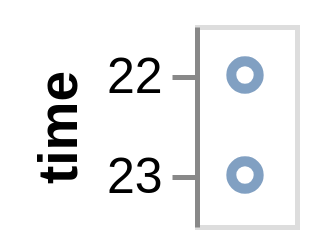

Write the Vega-Lite specification saved for this chart.
### Vega specification from a JSON file in a GitHub repository (floating-point values rounded to 4 significant figures)
{"$schema": "https://vega.github.io/schema/vega/v5.json", "description": "Google's stock price over time.", "background": "white", "padding": 5, "width": 20, "style": "cell", "data": [{"name": "source_0", "values": [{"date": "10 Oct 2011 22:48:00"}, {"date": "11 Oct 2022 23:00:00"}]}, {"name": "data_0", "source": "source_0", "transform": [{"type": "formula", "expr": "toDate(datum[\"date\"])", "as": "date"}, {"field": "date", "type": "timeunit", "units": ["hours"], "as": ["hours_date", "hours_date_end"]}]}], "signals": [{"name": "y_step", "value": 20}, {"name": "height", "update": "bandspace(domain('y').length, 1, 0.5) * y_step"}, {"name": "width", "update": "width"}], "marks": [{"name": "marks", "type": "symbol", "style": ["point"], "from": {"data": "data_0"}, "encode": {"update": {"opacity": {"value": 0.7}, "fill": {"value": "transparent"}, "stroke": {"value": "#4c78a8"}, "x": {"signal": "width", "mult": 0.5}, "y": {"scale": "y", "field": "hours_date"}}}}], "scales": [{"name": "y", "type": "point", "domain": {"data": "data_0", "field": "hours_date", "sort": true}, "range": {"step": {"signal": "y_step"}}, "padding": 0.5}], "axes": [{"scale": "y", "orient": "left", "grid": false, "title": "time", "labelOverlap": true, "encode": {"labels": {"update": {"text": {"signal": "timeFormat(datum.value, '%H')"}}}}, "zindex": 0}]}
